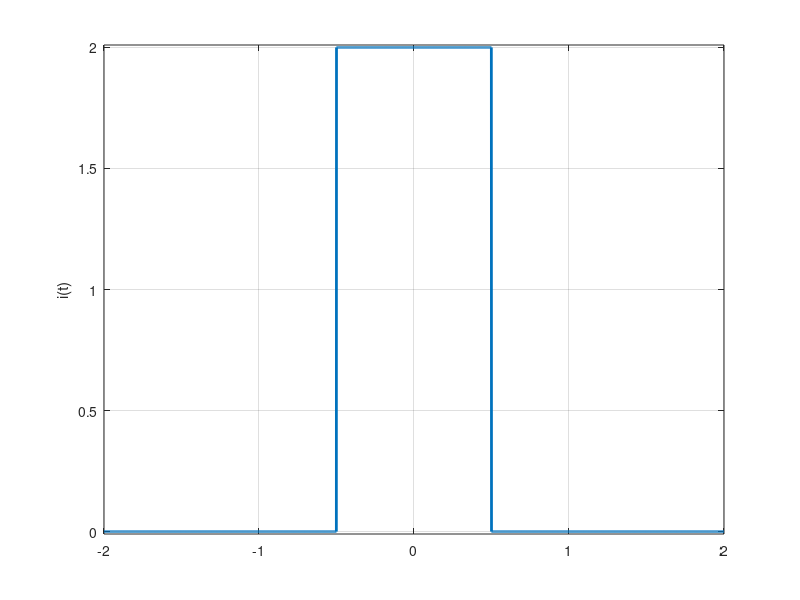

This figure's MATLAB source:
clc
clear all
close all

%%
figure(1)
u0 = @(t)(t>=0);
A = 2; T = 1; t = -2:0.001:2;
i = A * u0(t+T/2) - A * u0 (t - T/2);
plot(t,i,'LineWidth',2);
axis([min(t),max(t),min(i)-0.01,max(i)+0.01]);
ylabel('t'); ylabel('i(t)'); grid;